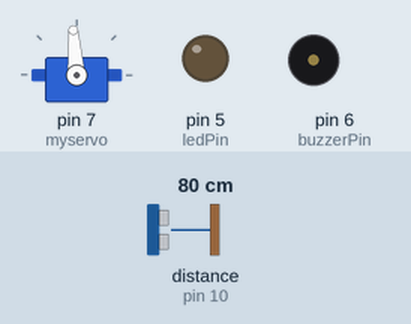
A sketch run on a simulated Arduino Uno, built with avr-gcc and run on an emulated ATmega328P. On the bench: servo, output pins drawn as LEDs (lit = HIGH), buzzer (waves = sounding, pin HIGH). Wiring (inferred from the names in the program): ultrasonic range finder: trigger pin 9; echo pin 10. The test bench sets the inputs (shaded band); at power-on: distance to the obstacle (sensor on pin 10) 80 cm. The echo pulse lasts 58.3 µs per cm; pins used as bus, display or sensor lines are not drawn; what the sketch prints to the serial monitor is not drawn.

Above: at 1.2 s.
1.3 s: distance to the obstacle (sensor on pin 10) set to 2 cm
At 2.29 s:
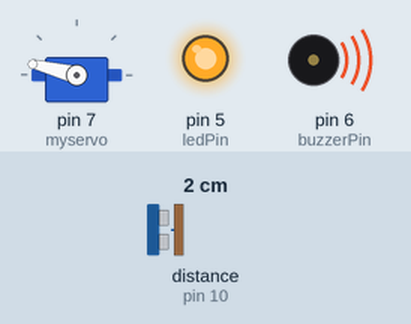
4.3 s: distance to the obstacle (sensor on pin 10) set to 60 cm
At 4.49 s:
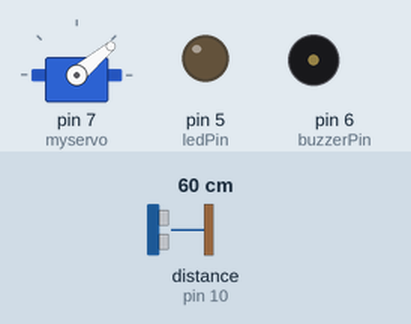
7.3 s: distance to the obstacle (sensor on pin 10) set to 9 cm
At 8.43 s:
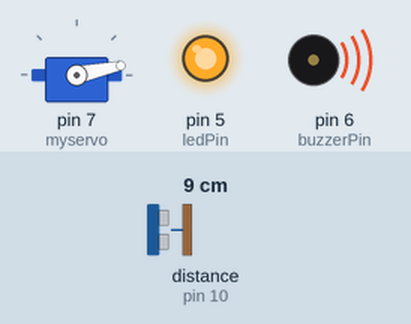
10.3 s: distance to the obstacle (sensor on pin 10) set to 250 cm
At 10.72 s:
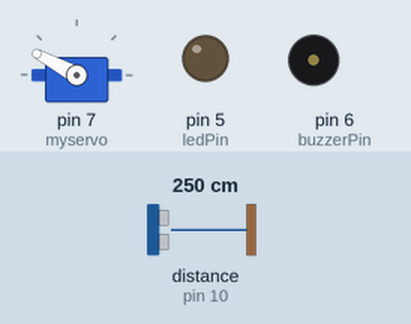
Timing chart, 0 to 14.3 s (numbered marks = the images above; inputs shaded):
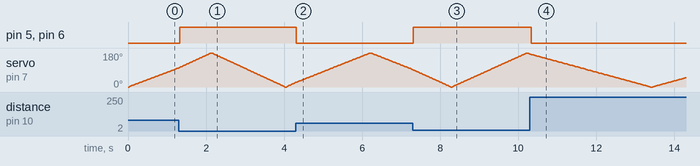

The sketch:

simple-radarsystem.ino
```cpp
#include <Servo.h>

Servo myservo;

const int trigPin = 9;
const int echoPin = 10;
const int buzzerPin = 6;
const int ledPin = 5;

int angle = 0;

void setup() {
  Serial.begin(9600);
  myservo.attach(7);

  pinMode(trigPin, OUTPUT);
  pinMode(echoPin, INPUT);
  pinMode(buzzerPin, OUTPUT);
  pinMode(ledPin, OUTPUT);

  digitalWrite(buzzerPin, LOW);
  digitalWrite(ledPin, LOW);
}

long readDistanceCM() {
  digitalWrite(trigPin, LOW);
  delayMicroseconds(2);
  digitalWrite(trigPin, HIGH);
  delayMicroseconds(10);
  digitalWrite(trigPin, LOW);

  long duration = pulseIn(echoPin, HIGH, 30000); // 30 ms timeout

  long distance = duration * 0.034 / 2;
  if (duration == 0) distance = 999;

  return distance;
}

void loop() {
  for (angle = 0; angle <= 180; angle += 2) {
    myservo.write(angle);
    delay(20);

    long distance = readDistanceCM();

    Serial.print(angle);
    Serial.print(",");
    Serial.print(distance);
    Serial.print(".");

    if (distance > 0 && distance < 40) {
      digitalWrite(buzzerPin, HIGH);
      digitalWrite(ledPin, HIGH);
    } else {
      digitalWrite(buzzerPin, LOW);
      digitalWrite(ledPin, LOW);
    }
  }
  for (angle = 180; angle >= 0; angle -= 2) {
    myservo.write(angle);
    delay(20);

    long distance = readDistanceCM();

    Serial.print(angle);
    Serial.print(",");
    Serial.print(distance);
    Serial.print(".");

    if (distance > 0 && distance < 40) {
      digitalWrite(buzzerPin, HIGH);
      digitalWrite(ledPin, HIGH);
    } else {
      digitalWrite(buzzerPin, LOW);
      digitalWrite(ledPin, LOW);
    }
  }
}
```

Measured:
- after the input at 1.3 s, pin 5 (ledPin), pin 6 (buzzerPin): LOW → HIGH at once
- after the input at 4.3 s, pin 5 (ledPin), pin 6 (buzzerPin): HIGH → LOW at once
- after the input at 7.3 s, pin 5 (ledPin), pin 6 (buzzerPin): LOW → HIGH at once
- after the input at 10.3 s, pin 5 (ledPin), pin 6 (buzzerPin): HIGH → LOW at once
